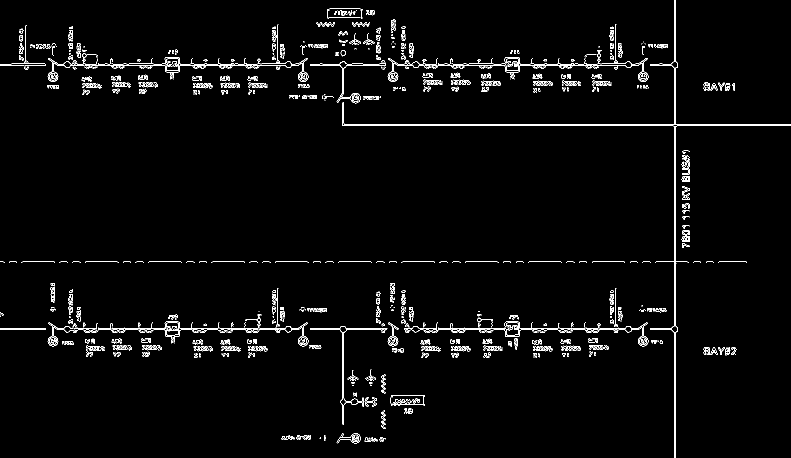
#> input picture outputs/visual/pipeline_outputs/diagrams/SLD10/edges.png, 1581 x 915 px (shown at 1/2 size)
$ python -i stage59b_existence_discovery.py   (imports and definitions only)
#> lines starting #> are read from the running program, lines starting #| are printed output that depends on the picture; after the words box and inside, x2 and y2 are one past the last pixel; in counts of white or black regions, pixels touching at a corner belong together
#> `picture = cv2.imread('../../../outputs/visual/pipeline_outputs/diagram..`: picture: shape (915, 1581); 2.3% white in thin lines or dots
import os
import csv
import json
import math
import numpy as np
import cv2
from datetime import datetime
from collections import defaultdict
import skimage.morphology
from scipy.stats import spearmanr, pearsonr
from sklearn.metrics import roc_auc_score
import matplotlib.pyplot as plt
import sys

BASE_DIR = r"c:\Users\arhaa\OneDrive\Symbol Segmentor"
sys.path.append(BASE_DIR)

REPORTS_DIR = os.path.join(BASE_DIR, "reports")
OUTPUTS_DIR = os.path.join(BASE_DIR, "outputs")
CANDIDATES_DIR = os.path.join(OUTPUTS_DIR, "candidates")
DIAGRAMS_DIR = os.path.join(OUTPUTS_DIR, "diagrams")
TEMPLATE_BANK_DIR = os.path.join(OUTPUTS_DIR, "template_bank")
FORENSICS_DIR = os.path.join(REPORTS_DIR, "stage59b_forensics")
SIM_RANKINGS_DIR = os.path.join(REPORTS_DIR, "stage59b_simulated_rankings")
HISTOGRAMS_DIR = os.path.join(REPORTS_DIR, "stage59b_histograms")

TIMESTAMP = datetime.now().strftime("%Y-%m-%d %H:%M:%S")

# [26 lines left out: functions load_csv, save_csv, get_traceability_header, not called in this run]

def extract_existence_features(binary_img):
    h, w = binary_img.shape
#> h = 915; w = 1581
    if h == 0 or w == 0:
        return {
            "Foreground_Pixel_Count": 0.0,
            "Foreground_Pixel_Ratio": 0.0,
            "Foreground_Bounding_Box_Fill": 0.0,
            "Bounding_Box_Occupancy": 0.0,
            "Convex_Hull_Occupancy": 0.0,
            "Connected_Component_Count": 0.0,
            "Largest_Component_Area": 0.0,
            "Largest_Component_Ratio": 0.0,
            "Component_Area_Variance": 0.0,
            "Skeleton_Length": 0.0,
            "Average_Segment_Length": 0.0,
            "Maximum_Segment_Length": 0.0,
            "Skeleton_Density": 0.0,
            "Contour_Area": 0.0,
            "Contour_Perimeter": 0.0,
            "Contour_Compactness": 0.0,
            "Contour_Fill_Ratio": 0.0,
            "Edge_Pixel_Count": 0.0,
            "Edge_Density": 0.0
        }

    fg_count = np.sum(binary_img > 0)
#> fg_count = 33914
    fg_ratio = fg_count / (w * h)
#> fg_ratio = 0.0234

    ys, xs = np.where(binary_img > 0)
    if len(ys) > 0:
        min_x, max_x = np.min(xs), np.max(xs)
#> min_x = 0; max_x = 1580
        min_y, max_y = np.min(ys), np.max(ys)
#> min_y = 0; max_y = 914
        bbox_w = max_x - min_x + 1
#> bbox_w = 1581
        bbox_h = max_y - min_y + 1
#> bbox_h = 915
        bbox_area = bbox_w * bbox_h
#> bbox_area = 1446615

        points = np.column_stack((xs, ys))
#> points = 33914 pairs, first value 0 to 1580, second value 0 to 914
        if len(points) >= 3:
            hull = cv2.convexHull(points)
#> hull = contour of 16 points, box (x1, y1, x2, y2) (0, 0, 1581, 915), area 1230234
            hull_area = cv2.contourArea(hull)
#> hull_area = 1230233.5
        else:
            hull_area = bbox_area
    else:
        bbox_area = w * h
        hull_area = w * h
        bbox_w, bbox_h = w, h

    bbox_fill = fg_count / max(1, bbox_area)
#> bbox_fill = 0.0234
    bbox_occ = bbox_area / (w * h)
#> bbox_occ = 1
    hull_occ = fg_count / max(1, hull_area)
#> hull_occ = 0.0276

    num_labels, labels, stats, centroids = cv2.connectedComponentsWithStats(binary_img, connectivity=8)
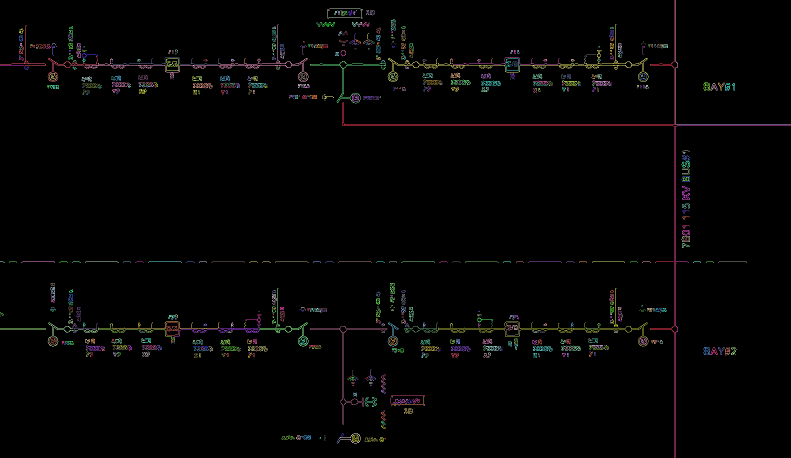
#> labels: shape (915, 1581) int32 (shown at 1/2 size); 795 distinct labels, from 0 to 794; one colour per label, 0 black
#> num_labels = 795; stats = 795 rows, first 6: [0, 0, 1581, 915, 1412701], [685, 0, 664, 915, 2555], [1351, 0, 230, 250, 486], [654, 17, 71, 20, 178], [657, 20, 2, 2, 3], [668, 21, 7, 9, 21]; centroids = 795 pairs, first value 0.667 to 1467.2, second value 20.25 to 883
    areas = [stats[i, cv2.CC_STAT_AREA] for i in range(1, num_labels)]
#> areas = 794 values, max 2555 at index 0, min 1 at index 23, mean 42.71
    comp_count = max(0, num_labels - 1)
#> comp_count = 794
    max_area = max(areas) if areas else 0
#> max_area = 2555
    max_ratio = max_area / sum(areas) if areas and sum(areas) > 0 else 0
#> max_ratio = 0.0753
    comp_var = np.var(areas) if len(areas) > 1 else 0
#> comp_var = 19734.6

    skeleton = skimage.morphology.skeletonize(binary_img > 0).astype(np.uint8) * 255
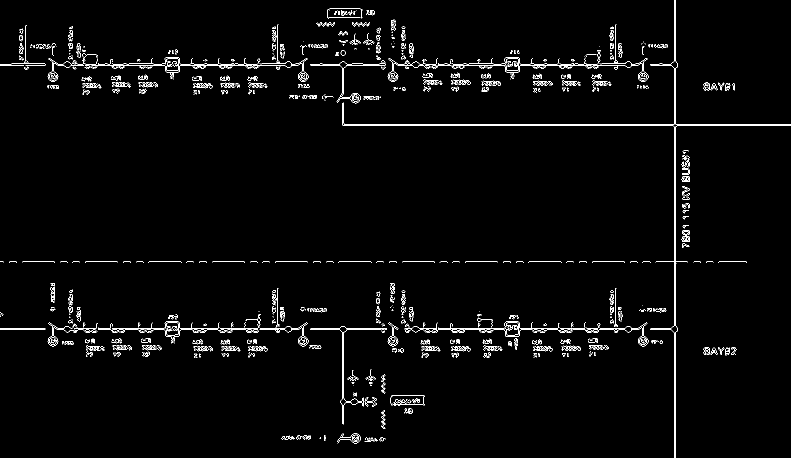
#> skeleton: shape (915, 1581) (shown at 1/2 size); 2% white in thin lines or dots
    skel_len = np.sum(skeleton > 0)
#> skel_len = 29064

    kernel = np.array([[1, 1, 1], [1, 10, 1], [1, 1, 1]], dtype=np.uint8)
    filtered = cv2.filter2D(skeleton // 255, -1, kernel)
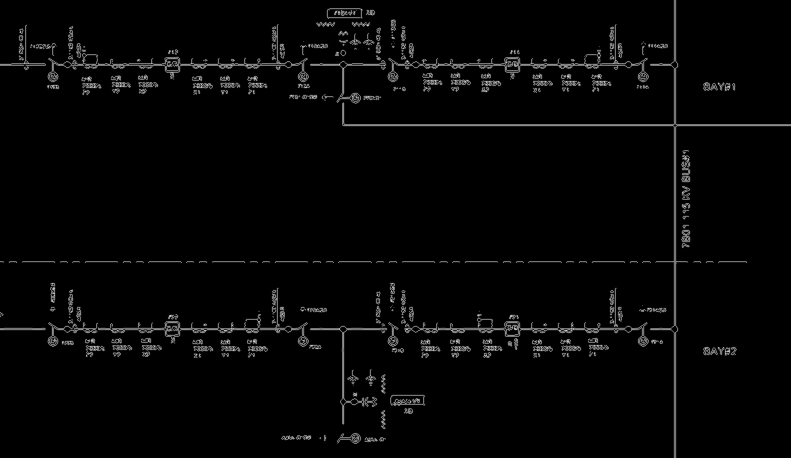
#> filtered: shape (915, 1581) (shown at 1/2 size); min 0, max 16, mean 0.362; drawn with min black and max white
    branch_points = np.sum(filtered > 12)
#> branch_points = 3868
    segments = max(1, branch_points * 2)
#> segments = 7736
    avg_seg = skel_len / segments
#> avg_seg = 3.76
    max_seg = avg_seg * 2
#> max_seg = 7.51
    skel_dens = skel_len / max(1, bbox_area)
#> skel_dens = 0.0201

    contours, _ = cv2.findContours(binary_img, cv2.RETR_TREE, cv2.CHAIN_APPROX_SIMPLE)
#> contours = 1566 contours, 1252 with area under 20; largest, box (x1, y1, x2, y2) and area: (775, 48, 1297, 164) 1300, (169, 49, 617, 164) 1172, (620, 652, 775, 849) 1132, (620, 122, 772, 207) 991, (872, 643, 1297, 693) 850
    cont_area = sum(cv2.contourArea(c) for c in contours)
#> cont_area = 33410
    cont_peri = sum(cv2.arcLength(c, True) for c in contours)
#> cont_peri = 66227.7
    cont_comp = (cont_peri ** 2) / max(1, cont_area)
#> cont_comp = 131281.3
    cont_fill = cont_area / max(1, bbox_area)
#> cont_fill = 0.0231

    edges = cv2.Canny(binary_img, 50, 150)
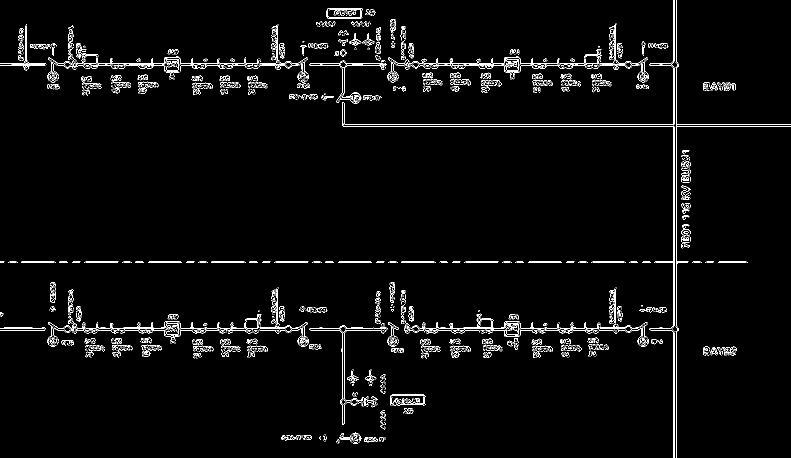
#> edges: shape (915, 1581) (shown at 1/2 size); 2.6% white in thin lines or dots
    edge_count = np.sum(edges > 0)
#> edge_count = 37113
    edge_dens = edge_count / max(1, bbox_area)
#> edge_dens = 0.0257

    return {
        "Foreground_Pixel_Count": float(fg_count),
        "Foreground_Pixel_Ratio": float(fg_ratio),
        "Foreground_Bounding_Box_Fill": float(bbox_fill),
        "Bounding_Box_Occupancy": float(bbox_occ),
        "Convex_Hull_Occupancy": float(hull_occ),
        "Connected_Component_Count": float(comp_count),
        "Largest_Component_Area": float(max_area),
        "Largest_Component_Ratio": float(max_ratio),
        "Component_Area_Variance": float(comp_var),
        "Skeleton_Length": float(skel_len),
        "Average_Segment_Length": float(avg_seg),
        "Maximum_Segment_Length": float(max_seg),
        "Skeleton_Density": float(skel_dens),
        "Contour_Area": float(cont_area),
        "Contour_Perimeter": float(cont_peri),
        "Contour_Compactness": float(cont_comp),
        "Contour_Fill_Ratio": float(cont_fill),
        "Edge_Pixel_Count": float(edge_count),
        "Edge_Density": float(edge_dens)
    }

# [17 lines left out: functions cohen_d, dist_overlap, not called in this run]

def percentile_sep(x, y):
    if not len(x) or not len(y): return 0.0
    return abs(np.percentile(x, 50) - np.percentile(y, 50))

# [406 lines left out: functions get_scale_regime, main, not called in this run]

# [2 lines not run here, left out]

>>> import cv2
>>> picture = cv2.imread('../../../outputs/visual/pipeline_outputs/diagrams/SLD10/edges.png', cv2.IMREAD_GRAYSCALE)
>>> result = extract_existence_features(picture)
#> result = 19 items
